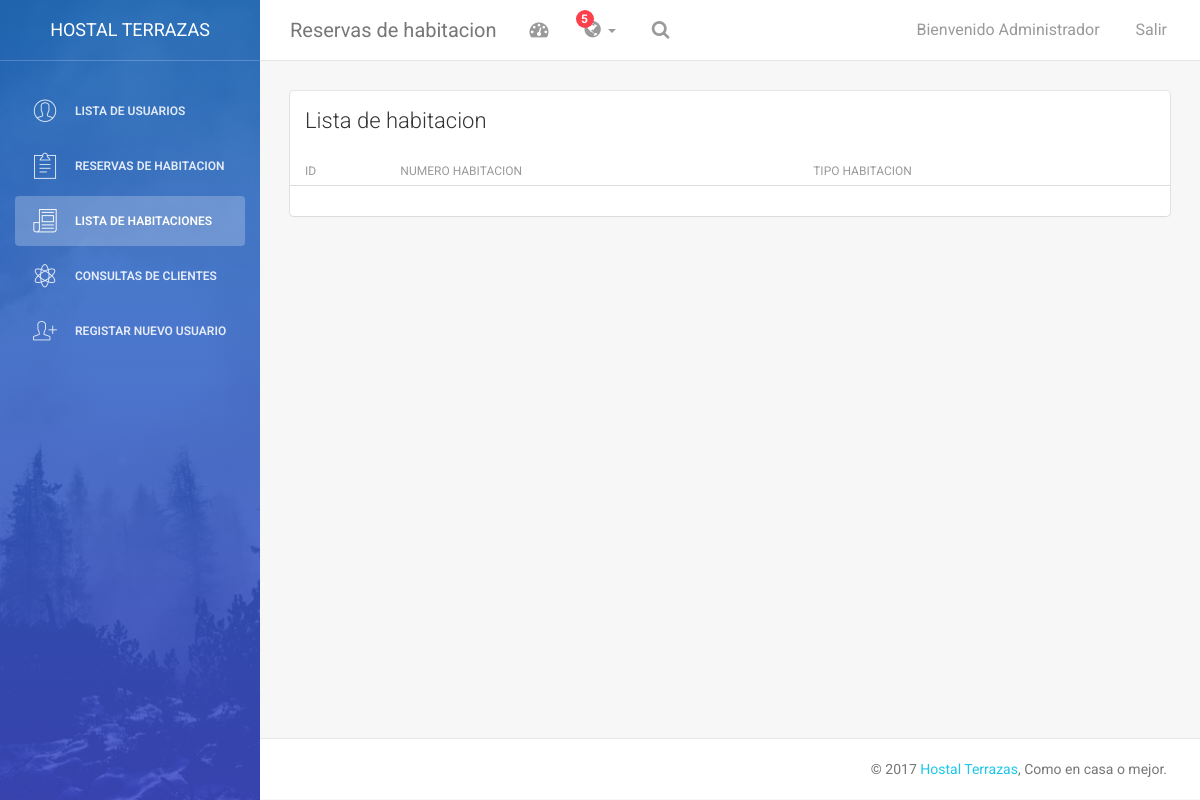
Before: /php/listahabitacion.php with the older database file.
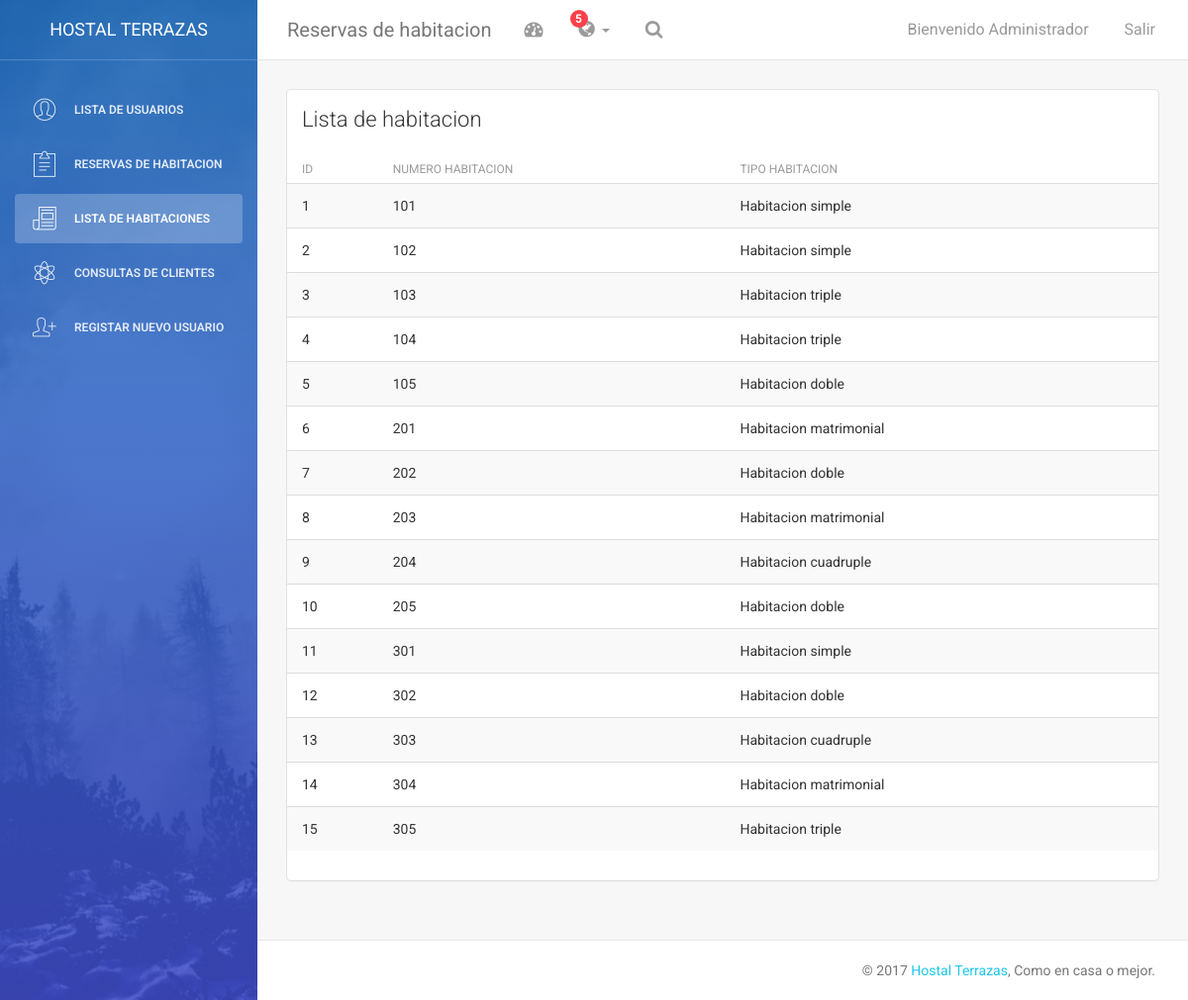
After: the same page with the newer database file.
### tables this page shows
CREATE TABLE `habitacion` (
  `idhabitacion` int(11) NOT NULL,
  `nombre_hab` varchar(45) DEFAULT NULL,
  `idtipo_habitacion` int(11) NOT NULL
);

CREATE TABLE `tipo_habitacion` (
  `idtipo_habitacion` int(11) NOT NULL,
  `nombre_tipohabitacion` varchar(45) DEFAULT NULL,
  `precio_habitacion` varchar(45) DEFAULT NULL
);

### php/listahabitacion.php (the view, shortened to what the changed rows need)
<?php
include('conexion.php');
$datos ="SELECT idhabitacion,nombre_hab,nombre_tipohabitacion FROM habitacion INNER JOIN tipo_habitacion ON habitacion.idtipo_habitacion=tipo_habitacion.idtipo_habitacion ORDER BY idhabitacion";
$dUsuario = $con->query($datos);
?>
<!doctype html>
<html lang="en">
<head>
    <link href="../assets/css/bootstrap.min.css" rel="stylesheet" />
    <link href="../assets/css/animate.min.css" rel="stylesheet"/>
    <link href="../assets/css/light-bootstrap-dashboard.css?v=1.4.0" rel="stylesheet"/>
    <link href="../assets/css/demo.css" rel="stylesheet" />
    <link href="http://maxcdn.bootstrapcdn.com/font-awesome/4.2.0/css/font-awesome.min.css" rel="stylesheet">
    <link href="../assets/css/pe-icon-7-stroke.css" rel="stylesheet" />
</head>
<body>
<div class="wrapper">
    <div class="main-panel">
        <div class="content">
            <div class="container-fluid">
                <div class="row">
                    <div class="col-md-12">
                        <div class="card">
                            <div class="content table-responsive table-full-width">
                                <table class="table table-hover table-striped">
                                    <thead>
                                        <th>ID</th>
                                    	<th>Numero habitacion</th>
                                    	<th>Tipo habitacion</th>
                                    </thead>
                                    <?php
				                        while ($regUsuarios= $dUsuario->fetch_array(MYSQLI_BOTH)) {
                                        echo '<tr>
                                        <td>'.$regUsuarios['idhabitacion'].'</td>
					                    <td>'. $regUsuarios['nombre_hab'].'</td>
					                    <td>'. $regUsuarios['nombre_tipohabitacion'].'</td>
					                    </tr>';
			                                	}
			                        ?>
                                </table>
                            </div>
                        </div>
                    </div>
                </div>
            </div>
        </div>
    </div>
</div>
</body>
</html>

Changed rows visible on the page:
added habitacion: idhabitacion "1", nombre_hab "101", idtipo_habitacion.nombre_tipohabitacion "Habitacion simple"
added habitacion: idhabitacion "2", nombre_hab "102", idtipo_habitacion.nombre_tipohabitacion "Habitacion simple"
added habitacion: idhabitacion "3", nombre_hab "103", idtipo_habitacion.nombre_tipohabitacion "Habitacion triple"
added habitacion: idhabitacion "4", nombre_hab "104", idtipo_habitacion.nombre_tipohabitacion "Habitacion triple"
added habitacion: idhabitacion "5", nombre_hab "105", idtipo_habitacion.nombre_tipohabitacion "Habitacion doble"
added habitacion: idhabitacion "6", nombre_hab "201", idtipo_habitacion.nombre_tipohabitacion "Habitacion matrimonial"
added habitacion: idhabitacion "7", nombre_hab "202", idtipo_habitacion.nombre_tipohabitacion "Habitacion doble"
added habitacion: idhabitacion "8", nombre_hab "203", idtipo_habitacion.nombre_tipohabitacion "Habitacion matrimonial"
added habitacion: idhabitacion "9", nombre_hab "204", idtipo_habitacion.nombre_tipohabitacion "Habitacion cuadruple"
added habitacion: idhabitacion "10", nombre_hab "205", idtipo_habitacion.nombre_tipohabitacion "Habitacion doble"
added habitacion: idhabitacion "11", nombre_hab "301", idtipo_habitacion.nombre_tipohabitacion "Habitacion simple"
added habitacion: idhabitacion "12", nombre_hab "302", idtipo_habitacion.nombre_tipohabitacion "Habitacion doble"
added habitacion: idhabitacion "13", nombre_hab "303", idtipo_habitacion.nombre_tipohabitacion "Habitacion cuadruple"
added habitacion: idhabitacion "14", nombre_hab "304", idtipo_habitacion.nombre_tipohabitacion "Habitacion matrimonial"
added habitacion: idhabitacion "15", nombre_hab "305", idtipo_habitacion.nombre_tipohabitacion "Habitacion triple"
